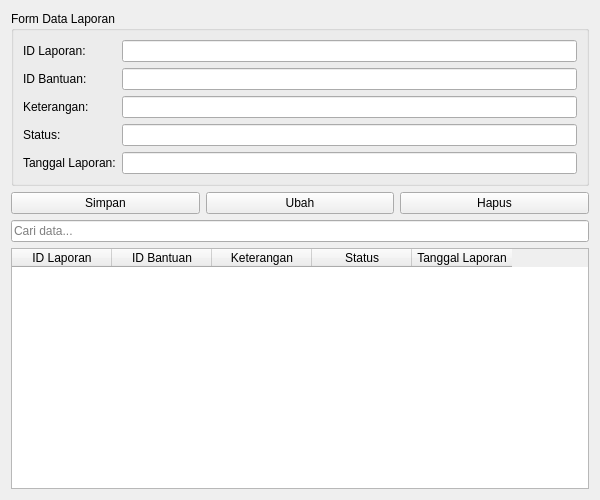
<?xml version="1.0" encoding="UTF-8"?>
<ui version="4.0">
 <class>Form</class>
 <widget class="QWidget" name="Form">
  <property name="geometry">
   <rect>
    <x>0</x>
    <y>0</y>
    <width>600</width>
    <height>500</height>
   </rect>
  </property>
  <property name="windowTitle">
   <string>Data Laporan</string>
  </property>
  <layout class="QVBoxLayout" name="verticalLayout">
   <item>
    <widget class="QGroupBox" name="groupBox">
     <property name="title">
      <string>Form Data Laporan</string>
     </property>
     <layout class="QFormLayout" name="formLayout">
      <item row="0" column="0">
       <widget class="QLabel" name="label">
        <property name="text">
         <string>ID Laporan:</string>
        </property>
       </widget>
      </item>
      <item row="0" column="1">
       <widget class="QLineEdit" name="editIdLaporan"/>
      </item>
      <item row="1" column="0">
       <widget class="QLabel" name="label_2">
        <property name="text">
         <string>ID Bantuan:</string>
        </property>
       </widget>
      </item>
      <item row="1" column="1">
       <widget class="QLineEdit" name="editIdBantuan"/>
      </item>
      <item row="2" column="0">
       <widget class="QLabel" name="label_3">
        <property name="text">
         <string>Keterangan:</string>
        </property>
       </widget>
      </item>
      <item row="2" column="1">
       <widget class="QLineEdit" name="editKeterangan"/>
      </item>
      <item row="3" column="0">
       <widget class="QLabel" name="label_4">
        <property name="text">
         <string>Status:</string>
        </property>
       </widget>
      </item>
      <item row="3" column="1">
       <widget class="QLineEdit" name="editStatus"/>
      </item>
      <item row="4" column="0">
       <widget class="QLabel" name="label_5">
        <property name="text">
         <string>Tanggal Laporan:</string>
        </property>
       </widget>
      </item>
      <item row="4" column="1">
       <widget class="QLineEdit" name="editTanggalLaporan"/>
      </item>
     </layout>
    </widget>
   </item>
   <item>
    <layout class="QHBoxLayout" name="horizontalLayout">
     <item>
      <widget class="QPushButton" name="btnSimpan">
       <property name="text">
        <string>Simpan</string>
       </property>
      </widget>
     </item>
     <item>
      <widget class="QPushButton" name="btnUbah">
       <property name="text">
        <string>Ubah</string>
       </property>
      </widget>
     </item>
     <item>
      <widget class="QPushButton" name="btnHapus">
       <property name="text">
        <string>Hapus</string>
       </property>
      </widget>
     </item>
    </layout>
   </item>
   <item>
    <widget class="QLineEdit" name="editCari">
     <property name="placeholderText">
      <string>Cari data...</string>
     </property>
    </widget>
   </item>
   <item>
    <widget class="QTableWidget" name="tabelLaporan">
     <column>
      <property name="text">
       <string>ID Laporan</string>
      </property>
     </column>
     <column>
      <property name="text">
       <string>ID Bantuan</string>
      </property>
     </column>
     <column>
      <property name="text">
       <string>Keterangan</string>
      </property>
     </column>
     <column>
      <property name="text">
       <string>Status</string>
      </property>
     </column>
     <column>
      <property name="text">
       <string>Tanggal Laporan</string>
      </property>
     </column>
    </widget>
   </item>
  </layout>
 </widget>
 <resources/>
 <connections/>
</ui>
